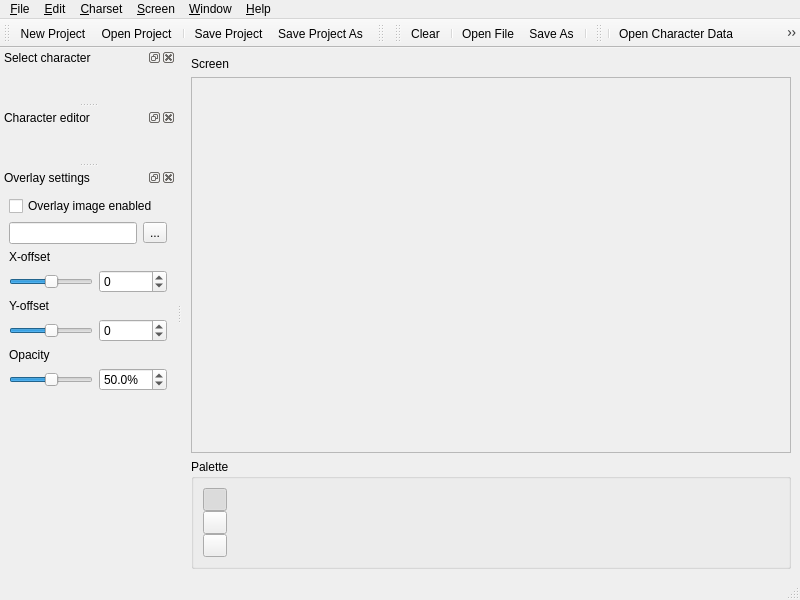
<?xml version="1.0" encoding="UTF-8"?>
<ui version="4.0">
 <class>MainWindow</class>
 <widget class="QMainWindow" name="MainWindow">
  <property name="geometry">
   <rect>
    <x>0</x>
    <y>0</y>
    <width>800</width>
    <height>600</height>
   </rect>
  </property>
  <property name="focusPolicy">
   <enum>Qt::WheelFocus</enum>
  </property>
  <property name="locale">
   <locale language="English" country="UnitedStates"/>
  </property>
  <widget class="QWidget" name="centralwidget">
   <layout class="QVBoxLayout" name="mainVerticalLayout">
    <item>
     <widget class="QLabel" name="screenLabel">
      <property name="text">
       <string>Screen</string>
      </property>
     </widget>
    </item>
    <item>
     <widget class="QScrollArea" name="screenScrollArea">
      <property name="focusPolicy">
       <enum>Qt::NoFocus</enum>
      </property>
      <property name="widgetResizable">
       <bool>true</bool>
      </property>
      <widget class="ScreenWidget" name="screenWidget">
       <property name="geometry">
        <rect>
         <x>0</x>
         <y>0</y>
         <width>590</width>
         <height>362</height>
        </rect>
       </property>
      </widget>
     </widget>
    </item>
    <item>
     <widget class="QGroupBox" name="paletteGroupBox">
      <property name="title">
       <string>Palette</string>
      </property>
      <layout class="QHBoxLayout" name="horizontalLayout">
       <item>
        <layout class="QVBoxLayout" name="paintModeVerticalLayout">
         <property name="spacing">
          <number>0</number>
         </property>
         <item>
          <widget class="QToolButton" name="normalPaintToolButton">
           <property name="toolTip">
            <string>(1) Normal painting</string>
           </property>
           <property name="statusTip">
            <string>(1) Normal painting</string>
           </property>
           <property name="icon">
            <iconset resource="../resources/icons.qrc">
             <normaloff>:/icons/16x16/paint-normal.png</normaloff>:/icons/16x16/paint-normal.png</iconset>
           </property>
           <property name="checkable">
            <bool>true</bool>
           </property>
           <property name="checked">
            <bool>true</bool>
           </property>
           <property name="autoExclusive">
            <bool>true</bool>
           </property>
          </widget>
         </item>
         <item>
          <widget class="QToolButton" name="colorPaintToolButton">
           <property name="toolTip">
            <string>(2) Color painting only</string>
           </property>
           <property name="statusTip">
            <string>(2) Color painting only</string>
           </property>
           <property name="icon">
            <iconset resource="../resources/icons.qrc">
             <normaloff>:/icons/16x16/paint-color.png</normaloff>:/icons/16x16/paint-color.png</iconset>
           </property>
           <property name="checkable">
            <bool>true</bool>
           </property>
           <property name="autoExclusive">
            <bool>true</bool>
           </property>
          </widget>
         </item>
         <item>
          <widget class="QToolButton" name="characterPaintToolButton">
           <property name="toolTip">
            <string>(3) Character paiting only</string>
           </property>
           <property name="statusTip">
            <string>(3) Character paiting only</string>
           </property>
           <property name="icon">
            <iconset resource="../resources/icons.qrc">
             <normaloff>:/icons/16x16/paint-character.png</normaloff>:/icons/16x16/paint-character.png</iconset>
           </property>
           <property name="checkable">
            <bool>true</bool>
           </property>
           <property name="autoExclusive">
            <bool>true</bool>
           </property>
          </widget>
         </item>
        </layout>
       </item>
       <item>
        <spacer name="horizontalSpacer">
         <property name="orientation">
          <enum>Qt::Horizontal</enum>
         </property>
         <property name="sizeType">
          <enum>QSizePolicy::Fixed</enum>
         </property>
         <property name="sizeHint" stdset="0">
          <size>
           <width>8</width>
           <height>20</height>
          </size>
         </property>
        </spacer>
       </item>
       <item>
        <widget class="PaletteWidget" name="paletteWidget" native="true"/>
       </item>
       <item>
        <spacer name="paletteHorizontalSpacer">
         <property name="orientation">
          <enum>Qt::Horizontal</enum>
         </property>
         <property name="sizeHint" stdset="0">
          <size>
           <width>0</width>
           <height>20</height>
          </size>
         </property>
        </spacer>
       </item>
      </layout>
     </widget>
    </item>
   </layout>
  </widget>
  <widget class="QMenuBar" name="menubar">
   <property name="geometry">
    <rect>
     <x>0</x>
     <y>0</y>
     <width>800</width>
     <height>19</height>
    </rect>
   </property>
   <widget class="QMenu" name="menuCharset">
    <property name="title">
     <string>&amp;Charset</string>
    </property>
    <widget class="QMenu" name="menuCharsetLoadBuiltIn">
     <property name="statusTip">
      <string>Load built-in charset</string>
     </property>
     <property name="title">
      <string>&amp;Load Built-in</string>
     </property>
     <property name="icon">
      <iconset resource="../resources/icons.qrc">
       <normaloff>:/icons/16x16/media-flash.png</normaloff>:/icons/16x16/media-flash.png</iconset>
     </property>
    </widget>
    <addaction name="actionCharsetClear"/>
    <addaction name="separator"/>
    <addaction name="actionCharsetOpenFile"/>
    <addaction name="actionCharsetSaveAs"/>
    <addaction name="separator"/>
    <addaction name="menuCharsetLoadBuiltIn"/>
   </widget>
   <widget class="QMenu" name="menuWindow">
    <property name="title">
     <string>&amp;Window</string>
    </property>
    <widget class="QMenu" name="menuDocks">
     <property name="statusTip">
      <string>Select visible docks</string>
     </property>
     <property name="title">
      <string>&amp;Docks</string>
     </property>
     <property name="icon">
      <iconset resource="../resources/icons.qrc">
       <normaloff>:/icons/16x16/view-form.png</normaloff>:/icons/16x16/view-form.png</iconset>
     </property>
    </widget>
    <widget class="QMenu" name="menuToolbars">
     <property name="statusTip">
      <string>Select visible toolbars and icon sizes</string>
     </property>
     <property name="title">
      <string>&amp;Toolbars</string>
     </property>
     <property name="icon">
      <iconset resource="../resources/icons.qrc">
       <normaloff>:/icons/16x16/configure-toolbars.png</normaloff>:/icons/16x16/configure-toolbars.png</iconset>
     </property>
     <widget class="QMenu" name="menuIconSize">
      <property name="title">
       <string>&amp;Icon size</string>
      </property>
     </widget>
     <addaction name="menuIconSize"/>
     <addaction name="separator"/>
    </widget>
    <addaction name="menuDocks"/>
    <addaction name="menuToolbars"/>
   </widget>
   <widget class="QMenu" name="menuScreen">
    <property name="title">
     <string>&amp;Screen</string>
    </property>
    <widget class="QMenu" name="menuScreenMode">
     <property name="statusTip">
      <string>Change Hi-Res text mode</string>
     </property>
     <property name="title">
      <string>&amp;Hi-Res Text Mode</string>
     </property>
     <property name="icon">
      <iconset resource="../resources/icons.qrc">
       <normaloff>:/icons/16x16/view-grid.png</normaloff>:/icons/16x16/view-grid.png</iconset>
     </property>
     <addaction name="actionScreenMode38x24"/>
     <addaction name="actionScreenMode38x25"/>
     <addaction name="actionScreenMode40x24"/>
     <addaction name="actionScreenMode40x25"/>
     <addaction name="separator"/>
     <addaction name="actionScreenModeCustom"/>
    </widget>
    <widget class="QMenu" name="menuScreenScaling">
     <property name="statusTip">
      <string>Change pixel scaling</string>
     </property>
     <property name="title">
      <string>&amp;Pixel scaling</string>
     </property>
     <property name="icon">
      <iconset resource="../resources/icons.qrc">
       <normaloff>:/icons/16x16/page-zoom.png</normaloff>:/icons/16x16/page-zoom.png</iconset>
     </property>
     <addaction name="actionScale1x"/>
     <addaction name="actionScale2x"/>
     <addaction name="actionScale3x"/>
     <addaction name="actionScale4x"/>
    </widget>
    <addaction name="menuScreenMode"/>
    <addaction name="menuScreenScaling"/>
    <addaction name="separator"/>
    <addaction name="actionScreenOpenCharacterData"/>
    <addaction name="actionScreenSaveCharacterData"/>
    <addaction name="separator"/>
    <addaction name="actionScreenOpenColorData"/>
    <addaction name="actionScreenSaveColorData"/>
   </widget>
   <widget class="QMenu" name="menuHelp">
    <property name="title">
     <string>&amp;Help</string>
    </property>
    <addaction name="actionAboutTextPaint64"/>
    <addaction name="actionAboutQt"/>
   </widget>
   <widget class="QMenu" name="menu_File">
    <property name="title">
     <string>&amp;File</string>
    </property>
    <widget class="QMenu" name="menuRecentProjects">
     <property name="enabled">
      <bool>false</bool>
     </property>
     <property name="statusTip">
      <string>Open recent project</string>
     </property>
     <property name="title">
      <string>&amp;Recent Projects</string>
     </property>
     <property name="icon">
      <iconset resource="../resources/icons.qrc">
       <normaloff>:/icons/16x16/document-open-recent.png</normaloff>:/icons/16x16/document-open-recent.png</iconset>
     </property>
    </widget>
    <addaction name="actionFileNewProject"/>
    <addaction name="actionFileOpenProject"/>
    <addaction name="menuRecentProjects"/>
    <addaction name="separator"/>
    <addaction name="actionFileSaveProject"/>
    <addaction name="actionFileSaveProjectAs"/>
    <addaction name="separator"/>
    <addaction name="actionFileExit"/>
   </widget>
   <widget class="QMenu" name="menuEdit">
    <property name="title">
     <string>&amp;Edit</string>
    </property>
   </widget>
   <addaction name="menu_File"/>
   <addaction name="menuEdit"/>
   <addaction name="menuCharset"/>
   <addaction name="menuScreen"/>
   <addaction name="menuWindow"/>
   <addaction name="menuHelp"/>
  </widget>
  <widget class="QStatusBar" name="statusbar"/>
  <widget class="QDockWidget" name="charsetDockWidget">
   <property name="allowedAreas">
    <set>Qt::LeftDockWidgetArea|Qt::RightDockWidgetArea</set>
   </property>
   <property name="windowTitle">
    <string>Select character</string>
   </property>
   <attribute name="dockWidgetArea">
    <number>1</number>
   </attribute>
   <widget class="QWidget" name="charsetDockWidgetContents">
    <layout class="QVBoxLayout" name="charsetVerticalLayout">
     <item>
      <widget class="CharsetWidget" name="charsetWidget" native="true"/>
     </item>
     <item>
      <spacer name="charsetVerticalSpacer">
       <property name="orientation">
        <enum>Qt::Vertical</enum>
       </property>
       <property name="sizeHint" stdset="0">
        <size>
         <width>20</width>
         <height>0</height>
        </size>
       </property>
      </spacer>
     </item>
    </layout>
   </widget>
  </widget>
  <widget class="QDockWidget" name="editorDockWidget">
   <property name="allowedAreas">
    <set>Qt::LeftDockWidgetArea|Qt::RightDockWidgetArea</set>
   </property>
   <property name="windowTitle">
    <string>Character editor</string>
   </property>
   <attribute name="dockWidgetArea">
    <number>1</number>
   </attribute>
   <widget class="QWidget" name="editorDockWidgetContents">
    <layout class="QVBoxLayout" name="editorVerticalLayout">
     <item>
      <widget class="CharacterEditor" name="editorWidget" native="true"/>
     </item>
     <item>
      <spacer name="editorVerticalSpacer">
       <property name="orientation">
        <enum>Qt::Vertical</enum>
       </property>
       <property name="sizeHint" stdset="0">
        <size>
         <width>20</width>
         <height>0</height>
        </size>
       </property>
      </spacer>
     </item>
    </layout>
   </widget>
  </widget>
  <widget class="QDockWidget" name="overlayDockWidget">
   <property name="windowTitle">
    <string>Overlay settings</string>
   </property>
   <attribute name="dockWidgetArea">
    <number>1</number>
   </attribute>
   <widget class="QWidget" name="dockWidgetContents">
    <layout class="QVBoxLayout" name="overlayVerticalLayout">
     <item>
      <layout class="QGridLayout" name="fileGridLayout">
       <item row="0" column="0" colspan="2">
        <widget class="QCheckBox" name="overlayImageCheckBox">
         <property name="text">
          <string>Overlay image enabled</string>
         </property>
        </widget>
       </item>
       <item row="1" column="0">
        <widget class="QLineEdit" name="overlayLineEdit">
         <property name="readOnly">
          <bool>true</bool>
         </property>
        </widget>
       </item>
       <item row="1" column="1">
        <widget class="QToolButton" name="browseOverlayImageToolButton">
         <property name="toolTip">
          <string>Browse overlay image</string>
         </property>
         <property name="statusTip">
          <string>Browse overlay image</string>
         </property>
         <property name="text">
          <string>...</string>
         </property>
        </widget>
       </item>
      </layout>
     </item>
     <item>
      <layout class="QGridLayout" name="settingsGridLayout">
       <item row="0" column="0" colspan="2">
        <widget class="QLabel" name="xOffsetLabel">
         <property name="text">
          <string>X-offset</string>
         </property>
        </widget>
       </item>
       <item row="1" column="0">
        <widget class="QSlider" name="xOffsetSlider">
         <property name="minimum">
          <number>-1024</number>
         </property>
         <property name="maximum">
          <number>1024</number>
         </property>
         <property name="pageStep">
          <number>8</number>
         </property>
         <property name="value">
          <number>0</number>
         </property>
         <property name="orientation">
          <enum>Qt::Horizontal</enum>
         </property>
        </widget>
       </item>
       <item row="1" column="1">
        <widget class="QSpinBox" name="xOffsetSpinBox">
         <property name="minimum">
          <number>-1024</number>
         </property>
         <property name="maximum">
          <number>1204</number>
         </property>
        </widget>
       </item>
       <item row="2" column="0" colspan="2">
        <widget class="QLabel" name="yOffsetLabel">
         <property name="text">
          <string>Y-offset</string>
         </property>
        </widget>
       </item>
       <item row="3" column="0">
        <widget class="QSlider" name="yOffsetSlider">
         <property name="minimum">
          <number>-1024</number>
         </property>
         <property name="maximum">
          <number>1024</number>
         </property>
         <property name="pageStep">
          <number>8</number>
         </property>
         <property name="value">
          <number>0</number>
         </property>
         <property name="orientation">
          <enum>Qt::Horizontal</enum>
         </property>
        </widget>
       </item>
       <item row="3" column="1">
        <widget class="QSpinBox" name="yOffsetSpinBox">
         <property name="minimum">
          <number>-1024</number>
         </property>
         <property name="maximum">
          <number>1204</number>
         </property>
        </widget>
       </item>
       <item row="4" column="0" colspan="2">
        <widget class="QLabel" name="opacityLabel">
         <property name="text">
          <string>Opacity</string>
         </property>
        </widget>
       </item>
       <item row="5" column="0">
        <widget class="QSlider" name="opacitySlider">
         <property name="maximum">
          <number>1000</number>
         </property>
         <property name="pageStep">
          <number>50</number>
         </property>
         <property name="value">
          <number>500</number>
         </property>
         <property name="orientation">
          <enum>Qt::Horizontal</enum>
         </property>
        </widget>
       </item>
       <item row="5" column="1">
        <widget class="QDoubleSpinBox" name="opacityDoubleSpinBox">
         <property name="suffix">
          <string>%</string>
         </property>
         <property name="decimals">
          <number>1</number>
         </property>
         <property name="maximum">
          <double>100.000000000000000</double>
         </property>
         <property name="value">
          <double>50.000000000000000</double>
         </property>
        </widget>
       </item>
      </layout>
     </item>
     <item>
      <spacer name="verticalSpacer">
       <property name="orientation">
        <enum>Qt::Vertical</enum>
       </property>
       <property name="sizeHint" stdset="0">
        <size>
         <width>20</width>
         <height>50</height>
        </size>
       </property>
      </spacer>
     </item>
    </layout>
   </widget>
  </widget>
  <widget class="QToolBar" name="fileToolBar">
   <property name="windowTitle">
    <string>File Toolbar</string>
   </property>
   <attribute name="toolBarArea">
    <enum>TopToolBarArea</enum>
   </attribute>
   <attribute name="toolBarBreak">
    <bool>false</bool>
   </attribute>
   <addaction name="actionFileNewProject"/>
   <addaction name="actionFileOpenProject"/>
   <addaction name="separator"/>
   <addaction name="actionFileSaveProject"/>
   <addaction name="actionFileSaveProjectAs"/>
  </widget>
  <widget class="QToolBar" name="editToolBar">
   <property name="windowTitle">
    <string>Edit Toolbar</string>
   </property>
   <attribute name="toolBarArea">
    <enum>TopToolBarArea</enum>
   </attribute>
   <attribute name="toolBarBreak">
    <bool>false</bool>
   </attribute>
  </widget>
  <widget class="QToolBar" name="charsetToolBar">
   <property name="windowTitle">
    <string>Charset Toolbar</string>
   </property>
   <attribute name="toolBarArea">
    <enum>TopToolBarArea</enum>
   </attribute>
   <attribute name="toolBarBreak">
    <bool>false</bool>
   </attribute>
   <addaction name="actionCharsetClear"/>
   <addaction name="separator"/>
   <addaction name="actionCharsetOpenFile"/>
   <addaction name="actionCharsetSaveAs"/>
   <addaction name="separator"/>
  </widget>
  <widget class="QToolBar" name="screenToolBar">
   <property name="windowTitle">
    <string>Screen Toolbar</string>
   </property>
   <attribute name="toolBarArea">
    <enum>TopToolBarArea</enum>
   </attribute>
   <attribute name="toolBarBreak">
    <bool>false</bool>
   </attribute>
   <addaction name="separator"/>
   <addaction name="actionScreenOpenCharacterData"/>
   <addaction name="actionScreenSaveCharacterData"/>
   <addaction name="separator"/>
   <addaction name="actionScreenOpenColorData"/>
   <addaction name="actionScreenSaveColorData"/>
   <addaction name="separator"/>
  </widget>
  <action name="actionCharsetOpenFile">
   <property name="icon">
    <iconset resource="../resources/icons.qrc">
     <normaloff>:/icons/16x16/document-open.png</normaloff>:/icons/16x16/document-open.png</iconset>
   </property>
   <property name="text">
    <string>&amp;Open File...</string>
   </property>
   <property name="statusTip">
    <string>Open charset</string>
   </property>
  </action>
  <action name="actionCharsetSaveAs">
   <property name="icon">
    <iconset resource="../resources/icons.qrc">
     <normaloff>:/icons/16x16/document-save-as.png</normaloff>:/icons/16x16/document-save-as.png</iconset>
   </property>
   <property name="text">
    <string>Save &amp;As...</string>
   </property>
   <property name="statusTip">
    <string>Save charset as...</string>
   </property>
  </action>
  <action name="actionCharsetClear">
   <property name="icon">
    <iconset resource="../resources/icons.qrc">
     <normaloff>:/icons/16x16/edit-clear.png</normaloff>:/icons/16x16/edit-clear.png</iconset>
   </property>
   <property name="text">
    <string>&amp;Clear</string>
   </property>
   <property name="statusTip">
    <string>Clear charset</string>
   </property>
  </action>
  <action name="actionScreenMode38x24">
   <property name="checkable">
    <bool>true</bool>
   </property>
   <property name="text">
    <string notr="true">38x24</string>
   </property>
   <property name="iconText">
    <string notr="true">38x24</string>
   </property>
   <property name="toolTip">
    <string notr="true">38x24</string>
   </property>
  </action>
  <action name="actionScreenMode38x25">
   <property name="checkable">
    <bool>true</bool>
   </property>
   <property name="text">
    <string notr="true">38x25</string>
   </property>
   <property name="iconText">
    <string notr="true">38x25</string>
   </property>
   <property name="toolTip">
    <string notr="true">38x25</string>
   </property>
  </action>
  <action name="actionScreenMode40x24">
   <property name="checkable">
    <bool>true</bool>
   </property>
   <property name="text">
    <string notr="true">40x24</string>
   </property>
   <property name="iconText">
    <string notr="true">40x24</string>
   </property>
   <property name="toolTip">
    <string notr="true">40x24</string>
   </property>
  </action>
  <action name="actionScreenMode40x25">
   <property name="checkable">
    <bool>true</bool>
   </property>
   <property name="checked">
    <bool>true</bool>
   </property>
   <property name="text">
    <string notr="true">40x25</string>
   </property>
   <property name="iconText">
    <string notr="true">40x25</string>
   </property>
   <property name="toolTip">
    <string notr="true">40x25</string>
   </property>
  </action>
  <action name="actionScreenModeCustom">
   <property name="checkable">
    <bool>true</bool>
   </property>
   <property name="text">
    <string>Custom</string>
   </property>
  </action>
  <action name="actionAboutTextPaint64">
   <property name="icon">
    <iconset>
     <normaloff>:/icons/16x16/paint64.png</normaloff>:/icons/16x16/paint64.png</iconset>
   </property>
   <property name="text">
    <string>About &amp;TextPaint64</string>
   </property>
   <property name="statusTip">
    <string>About this application</string>
   </property>
  </action>
  <action name="actionAboutQt">
   <property name="icon">
    <iconset resource="../resources/icons.qrc">
     <normaloff>:/icons/16x16/qt-logo.png</normaloff>:/icons/16x16/qt-logo.png</iconset>
   </property>
   <property name="text">
    <string>About &amp;Qt</string>
   </property>
   <property name="statusTip">
    <string>About Qt</string>
   </property>
  </action>
  <action name="actionScreenOpenCharacterData">
   <property name="icon">
    <iconset resource="../resources/icons.qrc">
     <normaloff>:/icons/16x16/document-open.png</normaloff>:/icons/16x16/document-open.png</iconset>
   </property>
   <property name="text">
    <string>Open Character Data...</string>
   </property>
   <property name="statusTip">
    <string>Open Character Data</string>
   </property>
  </action>
  <action name="actionScreenSaveCharacterData">
   <property name="icon">
    <iconset resource="../resources/icons.qrc">
     <normaloff>:/icons/16x16/document-save.png</normaloff>:/icons/16x16/document-save.png</iconset>
   </property>
   <property name="text">
    <string>Save Character Data...</string>
   </property>
   <property name="statusTip">
    <string>Save Character Data</string>
   </property>
  </action>
  <action name="actionScreenOpenColorData">
   <property name="icon">
    <iconset resource="../resources/icons.qrc">
     <normaloff>:/icons/16x16/document-open.png</normaloff>:/icons/16x16/document-open.png</iconset>
   </property>
   <property name="text">
    <string>Open Color Data...</string>
   </property>
   <property name="statusTip">
    <string>Open Color Data</string>
   </property>
  </action>
  <action name="actionScreenSaveColorData">
   <property name="icon">
    <iconset resource="../resources/icons.qrc">
     <normaloff>:/icons/16x16/document-save.png</normaloff>:/icons/16x16/document-save.png</iconset>
   </property>
   <property name="text">
    <string>Save Color Data...</string>
   </property>
   <property name="statusTip">
    <string>Save Color Data</string>
   </property>
  </action>
  <action name="actionFileNewProject">
   <property name="icon">
    <iconset resource="../resources/icons.qrc">
     <normaloff>:/icons/16x16/document-new.png</normaloff>:/icons/16x16/document-new.png</iconset>
   </property>
   <property name="text">
    <string>&amp;New Project</string>
   </property>
   <property name="statusTip">
    <string>New Project</string>
   </property>
   <property name="shortcut">
    <string>Ctrl+N</string>
   </property>
  </action>
  <action name="actionFileOpenProject">
   <property name="icon">
    <iconset resource="../resources/icons.qrc">
     <normaloff>:/icons/16x16/document-open.png</normaloff>:/icons/16x16/document-open.png</iconset>
   </property>
   <property name="text">
    <string>&amp;Open Project...</string>
   </property>
   <property name="statusTip">
    <string>Open Project</string>
   </property>
   <property name="shortcut">
    <string>Ctrl+O</string>
   </property>
  </action>
  <action name="actionFileSaveProjectAs">
   <property name="icon">
    <iconset resource="../resources/icons.qrc">
     <normaloff>:/icons/16x16/document-save-as.png</normaloff>:/icons/16x16/document-save-as.png</iconset>
   </property>
   <property name="text">
    <string>Save Project &amp;As...</string>
   </property>
   <property name="statusTip">
    <string>Save Project As</string>
   </property>
   <property name="shortcut">
    <string>Ctrl+Shift+S</string>
   </property>
  </action>
  <action name="actionFileSaveProject">
   <property name="icon">
    <iconset resource="../resources/icons.qrc">
     <normaloff>:/icons/16x16/document-save.png</normaloff>:/icons/16x16/document-save.png</iconset>
   </property>
   <property name="text">
    <string>&amp;Save Project</string>
   </property>
   <property name="statusTip">
    <string>Save Project</string>
   </property>
   <property name="shortcut">
    <string>Ctrl+S</string>
   </property>
  </action>
  <action name="actionFileExit">
   <property name="icon">
    <iconset resource="../resources/icons.qrc">
     <normaloff>:/icons/16x16/application-exit.png</normaloff>:/icons/16x16/application-exit.png</iconset>
   </property>
   <property name="text">
    <string>E&amp;xit</string>
   </property>
   <property name="statusTip">
    <string>Exit application</string>
   </property>
   <property name="shortcut">
    <string>Ctrl+Q</string>
   </property>
  </action>
  <action name="actionScale1x">
   <property name="checkable">
    <bool>true</bool>
   </property>
   <property name="text">
    <string notr="true">1x</string>
   </property>
   <property name="iconText">
    <string notr="true">1x</string>
   </property>
   <property name="toolTip">
    <string notr="true">1x</string>
   </property>
  </action>
  <action name="actionScale2x">
   <property name="checkable">
    <bool>true</bool>
   </property>
   <property name="checked">
    <bool>true</bool>
   </property>
   <property name="text">
    <string notr="true">2x</string>
   </property>
   <property name="iconText">
    <string notr="true">2x</string>
   </property>
   <property name="toolTip">
    <string notr="true">2x</string>
   </property>
  </action>
  <action name="actionScale3x">
   <property name="checkable">
    <bool>true</bool>
   </property>
   <property name="text">
    <string notr="true">3x</string>
   </property>
   <property name="iconText">
    <string notr="true">3x</string>
   </property>
   <property name="toolTip">
    <string notr="true">3x</string>
   </property>
  </action>
  <action name="actionScale4x">
   <property name="checkable">
    <bool>true</bool>
   </property>
   <property name="text">
    <string notr="true">4x</string>
   </property>
   <property name="iconText">
    <string notr="true">4x</string>
   </property>
   <property name="toolTip">
    <string notr="true">4x</string>
   </property>
  </action>
 </widget>
 <customwidgets>
  <customwidget>
   <class>CharsetWidget</class>
   <extends>QWidget</extends>
   <header>gui/charsetwidget.h</header>
   <container>1</container>
  </customwidget>
  <customwidget>
   <class>CharacterEditor</class>
   <extends>QWidget</extends>
   <header>gui/charactereditor.h</header>
   <container>1</container>
  </customwidget>
  <customwidget>
   <class>PaletteWidget</class>
   <extends>QWidget</extends>
   <header>gui/palettewidget.h</header>
   <container>1</container>
  </customwidget>
  <customwidget>
   <class>ScreenWidget</class>
   <extends>QWidget</extends>
   <header>gui/screenwidget.h</header>
   <container>1</container>
  </customwidget>
 </customwidgets>
 <tabstops>
  <tabstop>overlayImageCheckBox</tabstop>
  <tabstop>overlayLineEdit</tabstop>
  <tabstop>browseOverlayImageToolButton</tabstop>
  <tabstop>xOffsetSlider</tabstop>
  <tabstop>xOffsetSpinBox</tabstop>
  <tabstop>yOffsetSlider</tabstop>
  <tabstop>yOffsetSpinBox</tabstop>
  <tabstop>opacitySlider</tabstop>
  <tabstop>opacityDoubleSpinBox</tabstop>
  <tabstop>normalPaintToolButton</tabstop>
  <tabstop>colorPaintToolButton</tabstop>
  <tabstop>characterPaintToolButton</tabstop>
 </tabstops>
 <resources>
  <include location="../resources/icons.qrc"/>
 </resources>
 <connections>
  <connection>
   <sender>actionFileExit</sender>
   <signal>triggered()</signal>
   <receiver>MainWindow</receiver>
   <slot>close()</slot>
   <hints>
    <hint type="sourcelabel">
     <x>-1</x>
     <y>-1</y>
    </hint>
    <hint type="destinationlabel">
     <x>399</x>
     <y>299</y>
    </hint>
   </hints>
  </connection>
  <connection>
   <sender>xOffsetSlider</sender>
   <signal>valueChanged(int)</signal>
   <receiver>xOffsetSpinBox</receiver>
   <slot>setValue(int)</slot>
   <hints>
    <hint type="sourcelabel">
     <x>51</x>
     <y>307</y>
    </hint>
    <hint type="destinationlabel">
     <x>139</x>
     <y>307</y>
    </hint>
   </hints>
  </connection>
  <connection>
   <sender>xOffsetSpinBox</sender>
   <signal>valueChanged(int)</signal>
   <receiver>xOffsetSlider</receiver>
   <slot>setValue(int)</slot>
   <hints>
    <hint type="sourcelabel">
     <x>139</x>
     <y>307</y>
    </hint>
    <hint type="destinationlabel">
     <x>51</x>
     <y>307</y>
    </hint>
   </hints>
  </connection>
  <connection>
   <sender>yOffsetSlider</sender>
   <signal>valueChanged(int)</signal>
   <receiver>yOffsetSpinBox</receiver>
   <slot>setValue(int)</slot>
   <hints>
    <hint type="sourcelabel">
     <x>51</x>
     <y>356</y>
    </hint>
    <hint type="destinationlabel">
     <x>139</x>
     <y>356</y>
    </hint>
   </hints>
  </connection>
  <connection>
   <sender>yOffsetSpinBox</sender>
   <signal>valueChanged(int)</signal>
   <receiver>yOffsetSlider</receiver>
   <slot>setValue(int)</slot>
   <hints>
    <hint type="sourcelabel">
     <x>139</x>
     <y>356</y>
    </hint>
    <hint type="destinationlabel">
     <x>51</x>
     <y>356</y>
    </hint>
   </hints>
  </connection>
 </connections>
</ui>
